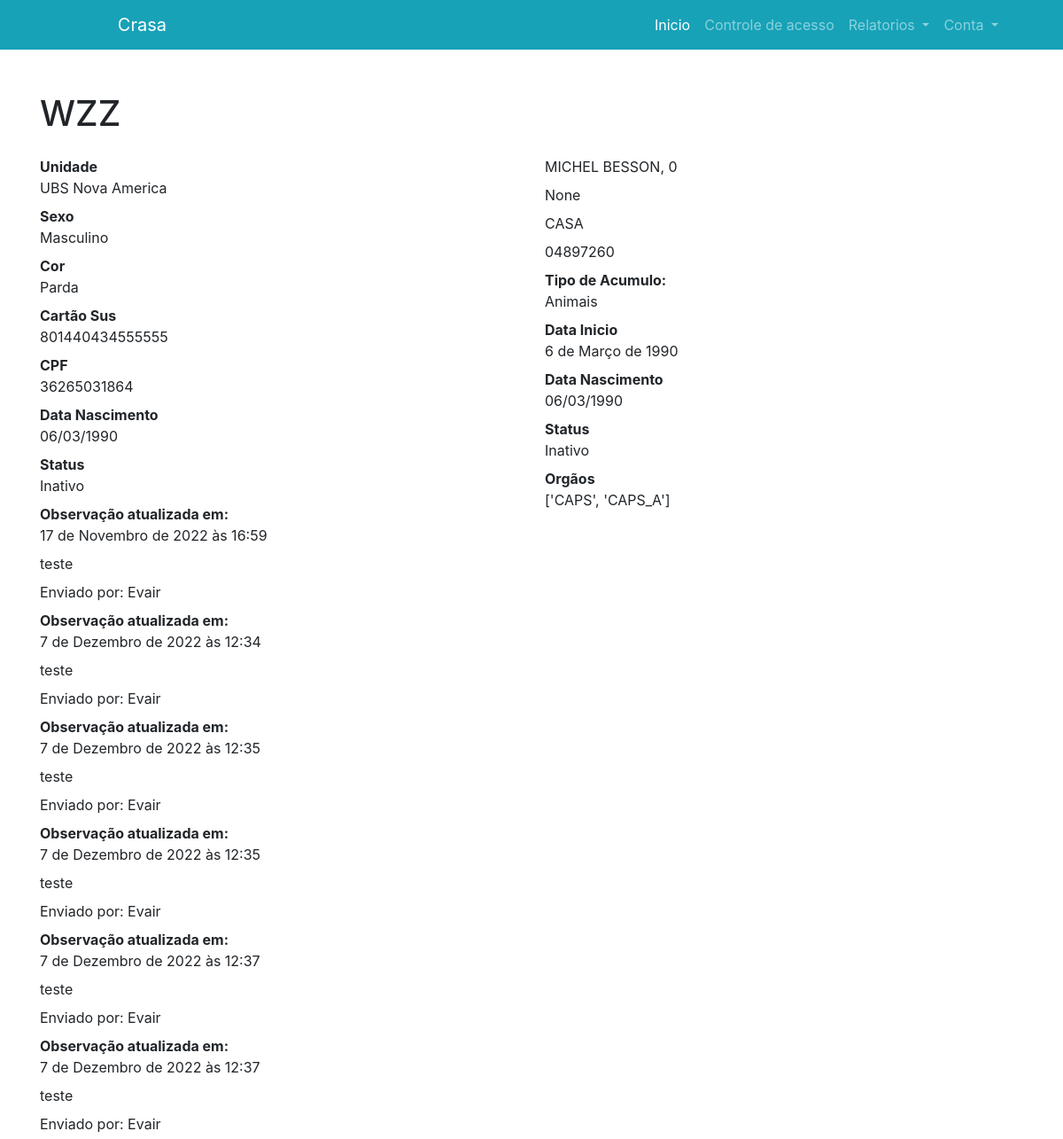
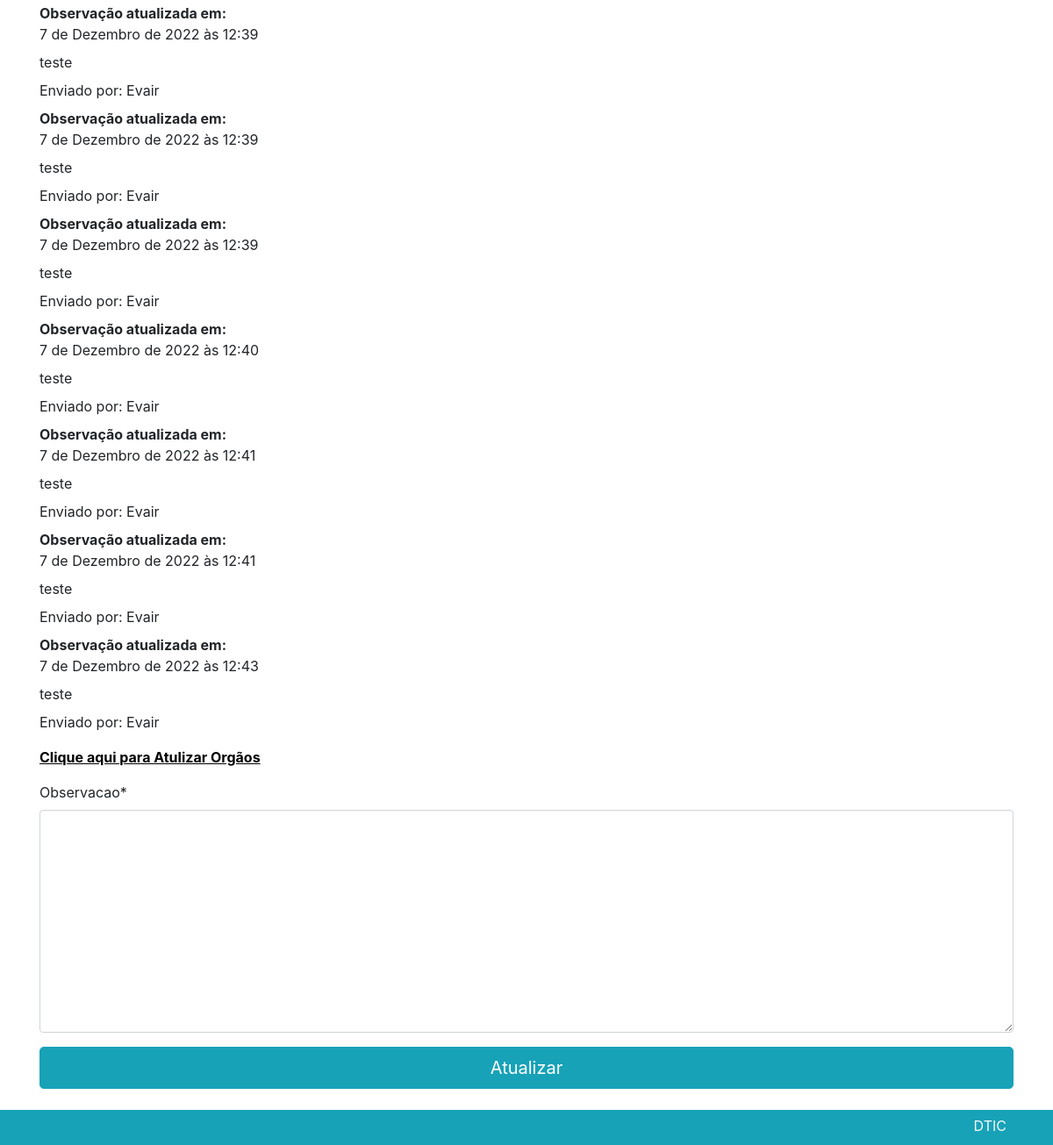
/detal/2 (signed in), run on the app's committed database (2 pictures, top to bottom).
### usuario/models.py (models this page shows, shortened)
class Formulario(models.Model):
    unidade = models.ForeignKey(Unidade, on_delete=models.SET_NULL, null=True )
    iniciais = models.CharField(max_length=40, null=True)
    sexo = models.CharField(max_length=10, default=None, choices= (('Feminino', 'feminino'),('Masculino', 'masculino'),))
    Color = (
        ('Branca', 'branca'),
        ('Parda', 'parda'),
        ('Preta', 'preta'),
        ('Amarela', 'amarela'),
        ('Indigena', 'indigena'),
        ('ni', 'nao informado'),
    )
    cor = models.CharField(max_length=10, default=None, choices=Color)
    NaoInformado = (
        ('Nao Informado','Criança não possui'),
        ('Nao Informado','Pessoa se recusa fornecer'),
        ('Nao Informado','Pessoa com Condição CLinica ou Neurologica Grave'),
        ('Nao Informado','Pessoa Estrangeira'),
        ('Nao Informado','Pessoa com Transtorno Mental'),
    )
    cns = models.CharField(max_length=15, null=True, blank=True,verbose_name='CNS')
    cpf = models.CharField(max_length=11,null=True, blank=True, verbose_name='CPF')
    ni = models.BooleanField(default=False, verbose_name='Data Nascimento não Informada')
    dnasc = models.DateField(blank=True,null=True)
    cpfnaoinformado =  models.CharField(max_length=60,null=True,blank=True, choices=NaoInformado,verbose_name='CNS Não Informado')
    cnsnaoinformado =  models.CharField(max_length=60,null=True,blank=True, choices=NaoInformado,verbose_name='CNS Não Informado')
    end = models.CharField(max_length=255)
    numero = models.PositiveIntegerField(default=0)
    bairro = models.CharField(max_length=255, null=True)
    complemento = models.CharField(max_length=80, null=True, blank=True)
    cep = models.CharField(max_length=9, null=True, verbose_name='CEP')
    responsavel = models.CharField(max_length=55, null=True)
    tipo = models.CharField(max_length=10, default='materiais', choices= (('Materiais', 'materiais'),('Animais', 'animais'),('Ambos', 'ambos')))
    dtinicio = models.DateField(blank=True,null=True)
    situacao = models.CharField(max_length=10, default='ativo', choices= (('Ativo', 'ativo'),('Inativo', 'inativo')))
    orgaos = models.CharField(max_length=180, null=True)
    outros = models.CharField(verbose_name='Outros Orgãos', blank='True', max_length= 40)

class Observacao(models.Model):
    observacao = models.TextField()
    formulario_observacao = models.ForeignKey(Formulario, on_delete=models.CASCADE)
    data_observacao = models.DateTimeField(default=timezone.now)
    usuario_observacao = models.ForeignKey(User, on_delete=models.DO_NOTHING)

### unidade/models.py (models this page shows)
class Unidade(models.Model):
    nome = models.CharField(max_length=80, null=True)
    supervisao = models.ForeignKey('Supervisao', on_delete=models.SET_NULL, null=True)
    def __str__(self):
        return self.nome

### usuario/views.py (the view, shortened to what this page needs)
# urls.py: path('detal/<int:contato_id>', views.ver_contato, name="detalhes"),
@login_required
@never_cache
def ver_contato(request, contato_id):
    formulario = models.Formulario.objects.filter(id=contato_id).first()
    contexto = {
        'contato': models.Formulario.objects.get(id=contato_id),
        'observacao': models.Observacao.objects.filter(formulario_observacao_id=contato_id),
        'observacaoform': forms.ObservacaoForm(data=request.POST or None),
        'orgaosform': forms.OrgaoAtualizar(data=request.POST or None, instance=formulario),
        }
    observacaoform = contexto['observacaoform']
    orgaosform = contexto['orgaosform']
    contato = contexto['contato']
    usuario = get_object_or_404(User, username=request.user.username)
    return render(request, 'formulario/detalhes.html', contexto)

### usuario/forms.py
class ObservacaoForm(forms.ModelForm):
  class Meta:
    model = models.Observacao
    fields = ('observacao',)

class OrgaoAtualizar(forms.ModelForm):
  orgaos = forms.MultipleChoiceField(required=False, widget=forms.CheckboxSelectMultiple,
                      choices=ORGAOS_CHOICE)
  class Meta:
    model = models.Formulario
    fields = ('orgaos',)

### usuario/templates/formulario/detalhes.html (shortened to what this page needs)
{% extends 'base.html' %}
{% load crispy_forms_tags %}
{% block content %}
  <div class="container">
    <h1 class="mt-5" >{{contato.iniciais}}</h1>
    <div class="row">
      <div class="col-6 mt-3">
        <dl>
          <dt>Unidade</dt>
          <dd>{{contato.unidade}}</dd>
          <dt>Sexo</dt>
          <dd>{{contato.sexo}}</dd>
          <dt>Cor</dt>
          <dd>{{contato.cor}}</dd>
          <dt>Cartão Sus</dt>
          <dd>{{contato.cns}}</dd>
          <dt>CPF</dt>
          <dd>{{contato.cpf}}</dd>
          <dt>Data Nascimento</dt>
          <dd>{{contato.dnasc|date:'d/m/Y'}}</dd>
          <dt>Status</dt>
          <dd>{{contato.situacao}}</dd>
          {% for p in observacao %}
            <dt>Observação atualizada em: </dt>
            <dd>{{p.data_observacao}}</dd>
            <dd>{{p.observacao}}</dd>
            <dd>Enviado por: {{p.usuario_observacao.first_name}} {{observacao.usuario_observacao.last_name}} </dd>
          {% endfor %}
        </dl>
      </div>
      <div class="col-6 mt-3">
      <dl>
        <dd>{{contato.end}}, {{contato.numero}}</dd>
        <dd>{{contato.bairro}}</dd>
        <dd>{{contato.complemento}}</dd>
        <dd>{{contato.cep}}</dd>
        <dt>Tipo de Acumulo:</dt>
        <dd>{{contato.tipo}}</dd>
        <dt>Data Inicio</dt>
        <dd>{{contato.dtinicio}}</dd>
        <dt>Data Nascimento</dt>
        <dd>{{contato.dnasc|date:'d/m/Y'}}</dd>
        <dt>Status</dt>
        <dd>{{contato.situacao}}</dd>
        <dt>Orgãos</dt>
        <dd>{{contato.orgaos}}</dd>
      </dl>
      </div>
    </div>
    <form action="" method="POST">
      <a style="color: black;" href="#collapseUnidade" data-toggle="collapse"><u><b>Clique aqui para Atulizar Orgãos</b></u></a>
                <p>
        {{ observacaoform|crispy }}
        <div class="row">
          <div class="col mb-4">
            <button type="submit" class='btn btn-primary btn-block btn-lg'>Atualizar</button>
          </div>
        </div>
      </form>
  </div>
{% endblock %}

### static/assets/custom/css/rest.css (style rules this page uses)
html, body, div, span, applet, object, iframe, h1, h2, h3, h4, h5, h6, p, blockquote, pre, a, abbr, acronym, address, big, cite, code, del, dfn, em, img, ins, kbd, q, s, samp, small, strike, strong, sub, sup, tt, var, b, u, i, center, dl, dt, dd, ol, ul, li, fieldset, form, label, legend, table, caption, tbody, tfoot, thead, tr, th, td, article, aside, canvas, details, embed, figure, figcaption, footer, header, hgroup, menu, nav, output, ruby, section, summary, time, mark, audio, video { margin: 0; padding: 0; border: 0; font-size: 100%; font: inherit; vertical-align: baseline; }
body { line-height: 1; }

### static/assets/custom/css/style.css (style rules this page uses)
.form-group textarea { width: 100%; }

### data on the page
Formulario: iniciais "WZZ", unidade "UBS Nova America", sexo "Masculino", cor "Parda", cns "801440434555555", cpf "36265031864", dnasc "06/03/1990", situacao "Inativo", end "MICHEL BESSON", numero "0", bairro "None", complemento "CASA", cep "04897260", tipo "Animais", dtinicio "6 de Março de 1990", orgaos "['CAPS', 'CAPS_A']"
Observacao: data_observacao "17 de Novembro de 2022 às 16:59", observacao "teste", usuario_observacao.first_name "Evair"
Observacao: data_observacao "7 de Dezembro de 2022 às 12:34", observacao "teste", usuario_observacao.first_name "Evair"
Observacao: data_observacao "7 de Dezembro de 2022 às 12:35", observacao "teste", usuario_observacao.first_name "Evair"
Observacao: data_observacao "7 de Dezembro de 2022 às 12:35", observacao "teste", usuario_observacao.first_name "Evair"
Observacao: data_observacao "7 de Dezembro de 2022 às 12:37", observacao "teste", usuario_observacao.first_name "Evair"
Observacao: data_observacao "7 de Dezembro de 2022 às 12:37", observacao "teste", usuario_observacao.first_name "Evair"
Observacao: data_observacao "7 de Dezembro de 2022 às 12:39", observacao "teste", usuario_observacao.first_name "Evair"
Observacao: data_observacao "7 de Dezembro de 2022 às 12:39", observacao "teste", usuario_observacao.first_name "Evair"
Observacao: data_observacao "7 de Dezembro de 2022 às 12:39", observacao "teste", usuario_observacao.first_name "Evair"
Observacao: data_observacao "7 de Dezembro de 2022 às 12:40", observacao "teste", usuario_observacao.first_name "Evair"
Observacao: data_observacao "7 de Dezembro de 2022 às 12:41", observacao "teste", usuario_observacao.first_name "Evair"
Observacao: data_observacao "7 de Dezembro de 2022 às 12:41", observacao "teste", usuario_observacao.first_name "Evair"
Observacao: data_observacao "7 de Dezembro de 2022 às 12:43", observacao "teste", usuario_observacao.first_name "Evair"
